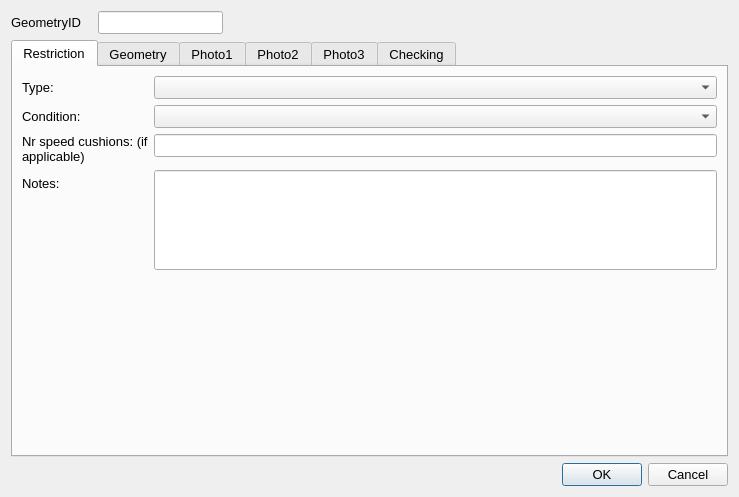
<?xml version="1.0" encoding="UTF-8"?>
<ui version="4.0">
 <class>Dialog</class>
 <widget class="QDialog" name="Dialog">
  <property name="geometry">
   <rect>
    <x>0</x>
    <y>0</y>
    <width>739</width>
    <height>497</height>
   </rect>
  </property>
  <property name="sizePolicy">
   <sizepolicy hsizetype="Fixed" vsizetype="Fixed">
    <horstretch>0</horstretch>
    <verstretch>0</verstretch>
   </sizepolicy>
  </property>
  <property name="maximumSize">
   <size>
    <width>750</width>
    <height>550</height>
   </size>
  </property>
  <property name="font">
   <font>
    <pointsize>10</pointsize>
   </font>
  </property>
  <property name="windowTitle">
   <string>Dialog</string>
  </property>
  <layout class="QGridLayout" name="gridLayout">
   <item row="2" column="2">
    <widget class="QDialogButtonBox" name="button_box">
     <property name="orientation">
      <enum>Qt::Horizontal</enum>
     </property>
     <property name="standardButtons">
      <set>QDialogButtonBox::Cancel|QDialogButtonBox::Ok</set>
     </property>
    </widget>
   </item>
   <item row="0" column="1">
    <widget class="QLineEdit" name="GeometryID">
     <property name="sizePolicy">
      <sizepolicy hsizetype="Preferred" vsizetype="Preferred">
       <horstretch>0</horstretch>
       <verstretch>0</verstretch>
      </sizepolicy>
     </property>
     <property name="font">
      <font>
       <pointsize>10</pointsize>
      </font>
     </property>
     <property name="inputMask">
      <string/>
     </property>
     <property name="readOnly">
      <bool>true</bool>
     </property>
     <property name="placeholderText">
      <string/>
     </property>
    </widget>
   </item>
   <item row="1" column="0" colspan="3">
    <widget class="QTabWidget" name="Details">
     <property name="sizePolicy">
      <sizepolicy hsizetype="Expanding" vsizetype="Expanding">
       <horstretch>0</horstretch>
       <verstretch>0</verstretch>
      </sizepolicy>
     </property>
     <property name="minimumSize">
      <size>
       <width>0</width>
       <height>0</height>
      </size>
     </property>
     <property name="font">
      <font>
       <pointsize>10</pointsize>
      </font>
     </property>
     <property name="cursor">
      <cursorShape>IBeamCursor</cursorShape>
     </property>
     <property name="mouseTracking">
      <bool>true</bool>
     </property>
     <property name="acceptDrops">
      <bool>true</bool>
     </property>
     <property name="currentIndex">
      <number>0</number>
     </property>
     <widget class="QWidget" name="RestrictionDetails">
      <property name="focusPolicy">
       <enum>Qt::NoFocus</enum>
      </property>
      <attribute name="title">
       <string>Restriction</string>
      </attribute>
      <layout class="QFormLayout" name="formLayout">
       <property name="fieldGrowthPolicy">
        <enum>QFormLayout::AllNonFixedFieldsGrow</enum>
       </property>
       <item row="2" column="0">
        <widget class="QLabel" name="label_7">
         <property name="text">
          <string>Type:</string>
         </property>
        </widget>
       </item>
       <item row="2" column="1">
        <widget class="QComboBox" name="TrafficCalmingTypeID"/>
       </item>
       <item row="3" column="0">
        <widget class="QLabel" name="lbl_Condition">
         <property name="minimumSize">
          <size>
           <width>90</width>
           <height>16</height>
          </size>
         </property>
         <property name="font">
          <font>
           <pointsize>10</pointsize>
          </font>
         </property>
         <property name="text">
          <string>Condition:</string>
         </property>
        </widget>
       </item>
       <item row="3" column="1">
        <widget class="QComboBox" name="AssetConditionTypeID"/>
       </item>
       <item row="7" column="0">
        <widget class="QLabel" name="lbl_Notes">
         <property name="text">
          <string>Notes:</string>
         </property>
        </widget>
       </item>
       <item row="7" column="1">
        <widget class="QLineEdit" name="Notes">
         <property name="minimumSize">
          <size>
           <width>0</width>
           <height>100</height>
          </size>
         </property>
         <property name="alignment">
          <set>Qt::AlignLeading|Qt::AlignLeft|Qt::AlignTop</set>
         </property>
        </widget>
       </item>
       <item row="6" column="0">
        <widget class="QLabel" name="label_3">
         <property name="text">
          <string>Nr speed cushions: (if applicable)</string>
         </property>
         <property name="wordWrap">
          <bool>true</bool>
         </property>
        </widget>
       </item>
       <item row="6" column="1">
        <widget class="QLineEdit" name="NrCushions"/>
       </item>
      </layout>
     </widget>
     <widget class="QWidget" name="Geometry">
      <attribute name="title">
       <string>Geometry</string>
      </attribute>
      <layout class="QFormLayout" name="formLayout_2">
       <property name="fieldGrowthPolicy">
        <enum>QFormLayout::AllNonFixedFieldsGrow</enum>
       </property>
       <item row="0" column="0">
        <widget class="QLabel" name="lbl_RoadName">
         <property name="minimumSize">
          <size>
           <width>90</width>
           <height>16</height>
          </size>
         </property>
         <property name="font">
          <font>
           <pointsize>10</pointsize>
          </font>
         </property>
         <property name="text">
          <string>Road Name:</string>
         </property>
        </widget>
       </item>
       <item row="0" column="1">
        <widget class="QLineEdit" name="RoadName"/>
       </item>
       <item row="1" column="0">
        <widget class="QLabel" name="lbl_USRN">
         <property name="minimumSize">
          <size>
           <width>90</width>
           <height>16</height>
          </size>
         </property>
         <property name="font">
          <font>
           <pointsize>10</pointsize>
          </font>
         </property>
         <property name="text">
          <string>USRN:</string>
         </property>
        </widget>
       </item>
       <item row="1" column="1">
        <widget class="QLineEdit" name="USRN"/>
       </item>
       <item row="3" column="1">
        <spacer name="verticalSpacer">
         <property name="orientation">
          <enum>Qt::Vertical</enum>
         </property>
         <property name="sizeHint" stdset="0">
          <size>
           <width>20</width>
           <height>40</height>
          </size>
         </property>
        </spacer>
       </item>
       <item row="4" column="0">
        <widget class="QLabel" name="label_8">
         <property name="text">
          <string>Last Update Date:</string>
         </property>
        </widget>
       </item>
       <item row="4" column="1">
        <widget class="QDateTimeEdit" name="LastUpdateDateTime">
         <property name="readOnly">
          <bool>true</bool>
         </property>
        </widget>
       </item>
       <item row="5" column="0">
        <widget class="QLabel" name="label_2">
         <property name="text">
          <string>Last Changed By:</string>
         </property>
        </widget>
       </item>
       <item row="5" column="1">
        <widget class="QLineEdit" name="LastUpdatePerson"/>
       </item>
       <item row="6" column="0">
        <widget class="QLabel" name="label_9">
         <property name="text">
          <string>RestrictionID:</string>
         </property>
        </widget>
       </item>
       <item row="6" column="1">
        <widget class="QLineEdit" name="RestrictionID"/>
       </item>
      </layout>
     </widget>
     <widget class="QWidget" name="PhotoTab_01">
      <attribute name="title">
       <string>Photo1</string>
      </attribute>
      <layout class="QGridLayout" name="gridLayout_2">
       <item row="1" column="0">
        <widget class="QPushButton" name="startCamera1">
         <property name="maximumSize">
          <size>
           <width>150</width>
           <height>16777215</height>
          </size>
         </property>
         <property name="text">
          <string>open Camera</string>
         </property>
         <property name="icon">
          <iconset>
           <normaloff>../../../../PC18-26 Carnegie Library Lambeth/Mapping/Templates/camara_foto.png</normaloff>../../../../PC18-26 Carnegie Library Lambeth/Mapping/Templates/camara_foto.png</iconset>
         </property>
         <property name="checkable">
          <bool>true</bool>
         </property>
         <property name="autoDefault">
          <bool>false</bool>
         </property>
         <property name="default">
          <bool>false</bool>
         </property>
        </widget>
       </item>
       <item row="1" column="2">
        <widget class="QPushButton" name="getPhoto1">
         <property name="maximumSize">
          <size>
           <width>150</width>
           <height>16777215</height>
          </size>
         </property>
         <property name="text">
          <string>take Photo</string>
         </property>
         <property name="icon">
          <iconset>
           <normaloff>../../../../PC18-26 Carnegie Library Lambeth/Mapping/Templates/take-photo-icon-21.jpg</normaloff>../../../../PC18-26 Carnegie Library Lambeth/Mapping/Templates/take-photo-icon-21.jpg</iconset>
         </property>
         <property name="checkable">
          <bool>false</bool>
         </property>
         <property name="autoDefault">
          <bool>false</bool>
         </property>
        </widget>
       </item>
       <item row="0" column="0">
        <widget class="QLabel" name="Photo_Widget_01">
         <property name="sizePolicy">
          <sizepolicy hsizetype="Fixed" vsizetype="Fixed">
           <horstretch>0</horstretch>
           <verstretch>0</verstretch>
          </sizepolicy>
         </property>
         <property name="maximumSize">
          <size>
           <width>640</width>
           <height>480</height>
          </size>
         </property>
         <property name="autoFillBackground">
          <bool>true</bool>
         </property>
         <property name="text">
          <string>No photo</string>
         </property>
        </widget>
       </item>
      </layout>
     </widget>
     <widget class="QWidget" name="PhotoTab_02">
      <attribute name="title">
       <string>Photo2</string>
      </attribute>
      <layout class="QGridLayout" name="gridLayout_4">
       <item row="0" column="0">
        <widget class="QLabel" name="Photo_Widget_02">
         <property name="sizePolicy">
          <sizepolicy hsizetype="Fixed" vsizetype="Fixed">
           <horstretch>0</horstretch>
           <verstretch>0</verstretch>
          </sizepolicy>
         </property>
         <property name="maximumSize">
          <size>
           <width>640</width>
           <height>480</height>
          </size>
         </property>
         <property name="autoFillBackground">
          <bool>true</bool>
         </property>
         <property name="text">
          <string>No photo</string>
         </property>
        </widget>
       </item>
       <item row="1" column="0">
        <widget class="QPushButton" name="startCamera2">
         <property name="maximumSize">
          <size>
           <width>150</width>
           <height>16777215</height>
          </size>
         </property>
         <property name="text">
          <string>open Camera</string>
         </property>
         <property name="icon">
          <iconset>
           <normaloff>../../../../PC18-26 Carnegie Library Lambeth/Mapping/Templates/camara_foto.png</normaloff>../../../../PC18-26 Carnegie Library Lambeth/Mapping/Templates/camara_foto.png</iconset>
         </property>
         <property name="checkable">
          <bool>true</bool>
         </property>
         <property name="autoDefault">
          <bool>false</bool>
         </property>
         <property name="default">
          <bool>false</bool>
         </property>
        </widget>
       </item>
       <item row="1" column="1">
        <widget class="QPushButton" name="getPhoto2">
         <property name="maximumSize">
          <size>
           <width>150</width>
           <height>16777215</height>
          </size>
         </property>
         <property name="text">
          <string>take Photo</string>
         </property>
         <property name="icon">
          <iconset>
           <normaloff>../../../../PC18-26 Carnegie Library Lambeth/Mapping/Templates/take-photo-icon-21.jpg</normaloff>../../../../PC18-26 Carnegie Library Lambeth/Mapping/Templates/take-photo-icon-21.jpg</iconset>
         </property>
         <property name="checkable">
          <bool>false</bool>
         </property>
         <property name="autoDefault">
          <bool>false</bool>
         </property>
        </widget>
       </item>
      </layout>
     </widget>
     <widget class="QWidget" name="PhotoTab_03">
      <attribute name="title">
       <string>Photo3</string>
      </attribute>
      <layout class="QGridLayout" name="gridLayout_3">
       <item row="0" column="0">
        <widget class="QLabel" name="Photo_Widget_03">
         <property name="autoFillBackground">
          <bool>true</bool>
         </property>
         <property name="text">
          <string>No photo</string>
         </property>
        </widget>
       </item>
       <item row="1" column="2">
        <widget class="QPushButton" name="getPhoto3">
         <property name="maximumSize">
          <size>
           <width>150</width>
           <height>16777215</height>
          </size>
         </property>
         <property name="text">
          <string>take Photo</string>
         </property>
         <property name="icon">
          <iconset>
           <normaloff>../../../../PC18-26 Carnegie Library Lambeth/Mapping/Templates/take-photo-icon-21.jpg</normaloff>../../../../PC18-26 Carnegie Library Lambeth/Mapping/Templates/take-photo-icon-21.jpg</iconset>
         </property>
         <property name="checkable">
          <bool>false</bool>
         </property>
         <property name="autoDefault">
          <bool>false</bool>
         </property>
        </widget>
       </item>
       <item row="1" column="0">
        <widget class="QPushButton" name="startCamera3">
         <property name="maximumSize">
          <size>
           <width>150</width>
           <height>16777215</height>
          </size>
         </property>
         <property name="text">
          <string>open Camera</string>
         </property>
         <property name="icon">
          <iconset>
           <normaloff>../../../../PC18-26 Carnegie Library Lambeth/Mapping/Templates/camara_foto.png</normaloff>../../../../PC18-26 Carnegie Library Lambeth/Mapping/Templates/camara_foto.png</iconset>
         </property>
         <property name="checkable">
          <bool>true</bool>
         </property>
         <property name="autoDefault">
          <bool>false</bool>
         </property>
         <property name="default">
          <bool>false</bool>
         </property>
        </widget>
       </item>
      </layout>
     </widget>
     <widget class="QWidget" name="checkingTab">
      <attribute name="title">
       <string>Checking</string>
      </attribute>
      <layout class="QFormLayout" name="formLayout_3">
       <item row="1" column="0">
        <widget class="QLabel" name="label_4">
         <property name="text">
          <string>Check Notes:</string>
         </property>
        </widget>
       </item>
       <item row="1" column="1">
        <widget class="QTextEdit" name="MHTC_CheckNotes"/>
       </item>
       <item row="0" column="0">
        <widget class="QLabel" name="label_5">
         <property name="text">
          <string>Check issue type:</string>
         </property>
        </widget>
       </item>
       <item row="0" column="1">
        <widget class="QComboBox" name="MHTC_CheckIssueTypeID"/>
       </item>
       <item row="3" column="0">
        <widget class="QCheckBox" name="FieldCheckCompleted">
         <property name="text">
          <string>Field check completed</string>
         </property>
        </widget>
       </item>
       <item row="2" column="0">
        <spacer name="verticalSpacer_2">
         <property name="orientation">
          <enum>Qt::Vertical</enum>
         </property>
         <property name="sizeHint" stdset="0">
          <size>
           <width>20</width>
           <height>20</height>
          </size>
         </property>
        </spacer>
       </item>
       <item row="7" column="0">
        <widget class="QLabel" name="label_6">
         <property name="text">
          <string>Check date:</string>
         </property>
        </widget>
       </item>
       <item row="5" column="0">
        <widget class="QLabel" name="label_10">
         <property name="text">
          <string>Checked by:</string>
         </property>
        </widget>
       </item>
       <item row="4" column="0">
        <spacer name="verticalSpacer_3">
         <property name="orientation">
          <enum>Qt::Vertical</enum>
         </property>
         <property name="sizeHint" stdset="0">
          <size>
           <width>20</width>
           <height>10</height>
          </size>
         </property>
        </spacer>
       </item>
       <item row="5" column="1">
        <widget class="QLineEdit" name="Last_MHTC_Check_UpdatePerson"/>
       </item>
       <item row="7" column="1">
        <widget class="QDateTimeEdit" name="Last_MHTC_Check_UpdateDateTime"/>
       </item>
      </layout>
     </widget>
    </widget>
   </item>
   <item row="0" column="0">
    <widget class="QLabel" name="label">
     <property name="minimumSize">
      <size>
       <width>81</width>
       <height>16</height>
      </size>
     </property>
     <property name="font">
      <font>
       <pointsize>10</pointsize>
      </font>
     </property>
     <property name="text">
      <string>GeometryID</string>
     </property>
    </widget>
   </item>
  </layout>
 </widget>
 <resources/>
 <connections>
  <connection>
   <sender>button_box</sender>
   <signal>accepted()</signal>
   <receiver>Dialog</receiver>
   <slot>accept()</slot>
   <hints>
    <hint type="sourcelabel">
     <x>248</x>
     <y>254</y>
    </hint>
    <hint type="destinationlabel">
     <x>157</x>
     <y>274</y>
    </hint>
   </hints>
  </connection>
  <connection>
   <sender>button_box</sender>
   <signal>rejected()</signal>
   <receiver>Dialog</receiver>
   <slot>reject()</slot>
   <hints>
    <hint type="sourcelabel">
     <x>316</x>
     <y>260</y>
    </hint>
    <hint type="destinationlabel">
     <x>286</x>
     <y>274</y>
    </hint>
   </hints>
  </connection>
 </connections>
</ui>
